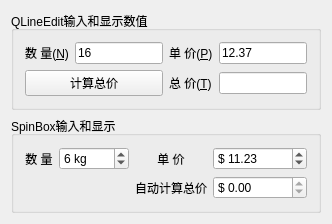
<?xml version="1.0" encoding="UTF-8"?>
<ui version="4.0">
 <class>Widget</class>
 <widget class="QWidget" name="Widget">
  <property name="geometry">
   <rect>
    <x>0</x>
    <y>0</y>
    <width>332</width>
    <height>200</height>
   </rect>
  </property>
  <property name="windowTitle">
   <string>Demo3_1，数值输入</string>
  </property>
  <layout class="QVBoxLayout" name="verticalLayout">
   <item>
    <widget class="QGroupBox" name="groupBox">
     <property name="title">
      <string>QLineEdit输入和显示数值</string>
     </property>
     <layout class="QGridLayout" name="gridLayout">
      <item row="0" column="0">
       <widget class="QLabel" name="label">
        <property name="text">
         <string>数 量(&amp;N)</string>
        </property>
        <property name="buddy">
         <cstring>editCount</cstring>
        </property>
       </widget>
      </item>
      <item row="0" column="1">
       <widget class="QLineEdit" name="editCount">
        <property name="text">
         <string>16</string>
        </property>
       </widget>
      </item>
      <item row="0" column="2">
       <widget class="QLabel" name="label_2">
        <property name="text">
         <string>单 价(&amp;P)</string>
        </property>
        <property name="buddy">
         <cstring>editPrice</cstring>
        </property>
       </widget>
      </item>
      <item row="0" column="3">
       <widget class="QLineEdit" name="editPrice">
        <property name="text">
         <string>12.37</string>
        </property>
       </widget>
      </item>
      <item row="1" column="0" colspan="2">
       <widget class="QPushButton" name="btnCalculate">
        <property name="text">
         <string>计算总价</string>
        </property>
       </widget>
      </item>
      <item row="1" column="2">
       <widget class="QLabel" name="label_3">
        <property name="text">
         <string>总 价(&amp;T)</string>
        </property>
        <property name="buddy">
         <cstring>editTotal</cstring>
        </property>
       </widget>
      </item>
      <item row="1" column="3">
       <widget class="QLineEdit" name="editTotal"/>
      </item>
     </layout>
    </widget>
   </item>
   <item>
    <widget class="QGroupBox" name="groupBox_2">
     <property name="title">
      <string>SpinBox输入和显示</string>
     </property>
     <layout class="QGridLayout" name="gridLayout_2">
      <item row="0" column="0">
       <widget class="QLabel" name="label_6">
        <property name="text">
         <string>数 量</string>
        </property>
        <property name="alignment">
         <set>Qt::AlignCenter</set>
        </property>
        <property name="buddy">
         <cstring>spinCount</cstring>
        </property>
       </widget>
      </item>
      <item row="0" column="1">
       <widget class="QSpinBox" name="spinCount">
        <property name="frame">
         <bool>true</bool>
        </property>
        <property name="buttonSymbols">
         <enum>QAbstractSpinBox::UpDownArrows</enum>
        </property>
        <property name="showGroupSeparator" stdset="0">
         <bool>false</bool>
        </property>
        <property name="suffix">
         <string> kg</string>
        </property>
        <property name="maximum">
         <number>1000</number>
        </property>
        <property name="value">
         <number>6</number>
        </property>
       </widget>
      </item>
      <item row="0" column="2">
       <widget class="QLabel" name="label_5">
        <property name="text">
         <string>单 价</string>
        </property>
        <property name="alignment">
         <set>Qt::AlignCenter</set>
        </property>
        <property name="buddy">
         <cstring>spinPrice</cstring>
        </property>
       </widget>
      </item>
      <item row="0" column="3">
       <widget class="QDoubleSpinBox" name="spinPrice">
        <property name="minimumSize">
         <size>
          <width>90</width>
          <height>0</height>
         </size>
        </property>
        <property name="prefix">
         <string>$ </string>
        </property>
        <property name="maximum">
         <double>10000.000000000000000</double>
        </property>
        <property name="value">
         <double>11.230000000000000</double>
        </property>
       </widget>
      </item>
      <item row="1" column="2">
       <widget class="QLabel" name="label_4">
        <property name="text">
         <string>自动计算总价</string>
        </property>
        <property name="alignment">
         <set>Qt::AlignCenter</set>
        </property>
       </widget>
      </item>
      <item row="1" column="3">
       <widget class="QDoubleSpinBox" name="spinTotal">
        <property name="readOnly">
         <bool>true</bool>
        </property>
        <property name="prefix">
         <string>$ </string>
        </property>
        <property name="maximum">
         <double>100000.000000000000000</double>
        </property>
       </widget>
      </item>
     </layout>
    </widget>
   </item>
  </layout>
 </widget>
 <layoutdefault spacing="6" margin="11"/>
 <tabstops>
  <tabstop>editCount</tabstop>
  <tabstop>editPrice</tabstop>
  <tabstop>btnCalculate</tabstop>
  <tabstop>editTotal</tabstop>
  <tabstop>spinCount</tabstop>
  <tabstop>spinPrice</tabstop>
  <tabstop>spinTotal</tabstop>
 </tabstops>
 <resources/>
 <connections/>
</ui>
